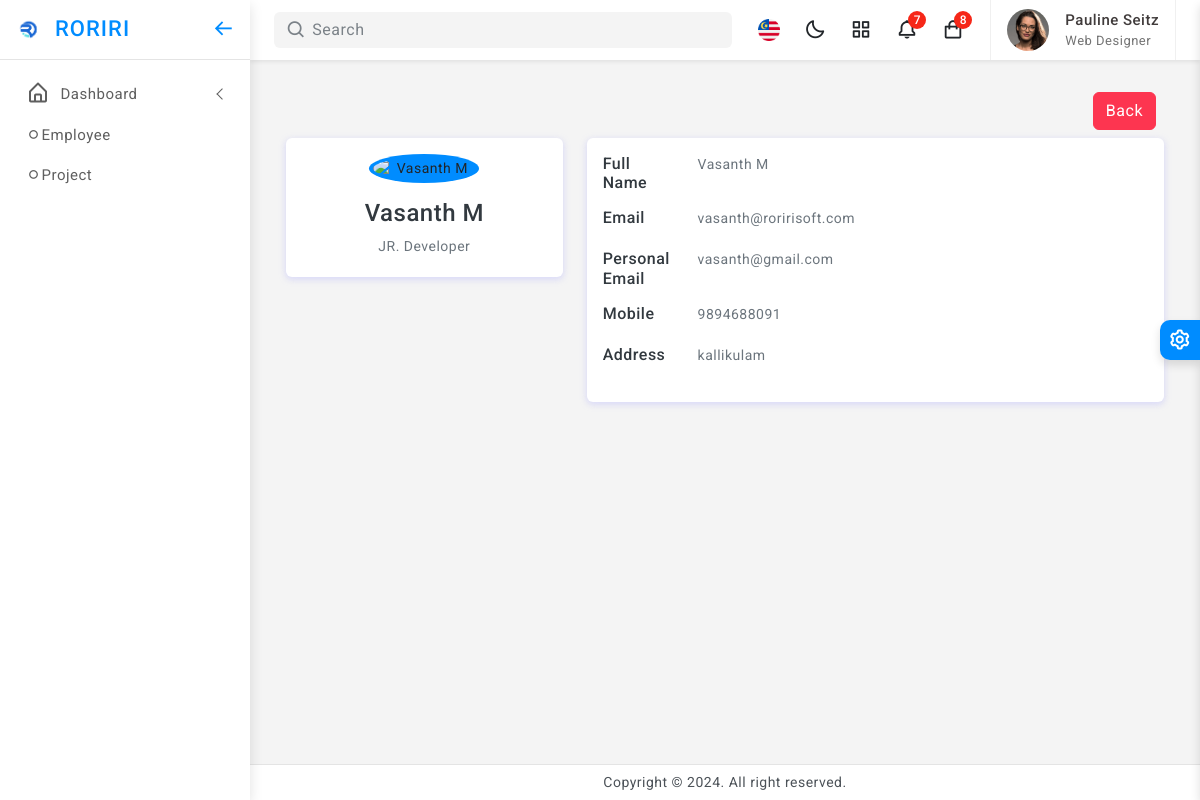
Page /employeeDetails.php?id=1 on the committed database.
### tables this page shows
CREATE TABLE `employee_tbl` (
  `emp_id` int(11) NOT NULL,
  `entity_id` int(11) NOT NULL,
  `emp_first_name` varchar(50) NOT NULL,
  `emp_last_name` varchar(50) NOT NULL,
  `emp_gender` enum('Male','Female') NOT NULL,
  `emp_user_id` int(11) NOT NULL,
  `emp_img` varchar(50) NOT NULL,
  `emp_aadhar` varchar(50) NOT NULL,
  `emp_pan` varchar(50) NOT NULL,
  `emp_bank` varchar(50) NOT NULL,
  `created_date` datetime NOT NULL DEFAULT current_timestamp(),
  `updated_date` timestamp NOT NULL DEFAULT current_timestamp() ON UPDATE current_timestamp(),
  `emp_status` enum('Active','Inactive') NOT NULL DEFAULT 'Active',
  `emp_married_status` enum('Married','Unmarried') NOT NULL DEFAULT 'Unmarried'
);

CREATE TABLE `role_tbl` (
  `role_id` int(11) NOT NULL,
  `role_name` varchar(100) NOT NULL,
  `role_status` enum('Active','Inactive') NOT NULL DEFAULT 'Active'
);

CREATE TABLE `emp_additional_tbl` (
  `add_tbl_id` int(11) NOT NULL,
  `emp_id` int(11) NOT NULL,
  `emp_personal_email` varchar(30) NOT NULL,
  `emp_company_email` varchar(40) NOT NULL,
  `emp_dob` date NOT NULL,
  `emp_pay_role` int(11) NOT NULL,
  `emp_joining_date` date NOT NULL,
  `emp_role` int(11) NOT NULL,
  `emp_mobile` varchar(10) NOT NULL,
  `emp_address` varchar(100) NOT NULL,
  `emp_created_date` datetime NOT NULL DEFAULT current_timestamp(),
  `emp_status` enum('Active','Inactive') NOT NULL DEFAULT 'Active'
);

### employeeDetails.php (the view, shortened to what this page needs)
<?php
    include("db/dbConnection.php");
    if(isset($_GET['id']) && $_GET['id'] != '') {
        $empId = $_GET['id'];
        $selQuery = "SELECT employee_tbl.*, emp_additional_tbl.*,role_tbl.* FROM employee_tbl
LEFT JOIN emp_additional_tbl ON emp_additional_tbl.emp_id = employee_tbl.emp_id
LEFT JOIN role_tbl ON role_tbl.role_id=emp_additional_tbl.emp_role
WHERE employee_tbl.emp_status='Active' AND employee_tbl.emp_id='$empId'";
        $result1 = $conn->query($selQuery);
        if($result1) {
            $row = mysqli_fetch_array($result1 , MYSQLI_ASSOC);
            $fname = $row['emp_first_name'];
            $lname=$row['emp_last_name'];
            $personal_email=$row['emp_personal_email'];
            $company_email=$row['emp_company_email'];
            $address=$row['emp_address'];
            $mobile=$row['emp_mobile'];
            $role=$row['role_name'];
			$emp_img = $row['emp_img'];
            $name=$fname." ".$lname;
			$image_path = "image/Employee/" . $emp_img;
        } else {
            echo "Error executing query: " . $conn->error;
        }
    } else {
        header("Location: employee.php");
        exit();
    }
?>
<!doctype html>
<html lang="en">
<?php include("head.php");?>
<body>
	<div class="wrapper">
			<?php include("left.php");?>
			<?php include("top.php");?>
		<div class="page-wrapper">
			<div class="page-content">
				<div class="container">
					<div class="main-body">
                    <div class="modal-footer p-2">
                        <button type="button" class="btn btn-danger" onclick="javascript:location.href='employee.php'">Back</button>
                    </div>
						<div class="row">
							<div class="col-lg-4">
								<div class="card">
									<div class="card-body">
										<div class="d-flex flex-column align-items-center text-center">
											<img src="<?php echo $image_path; ?>" alt="<?php echo $name; ?>" class="rounded-circle p-1 bg-primary" width="110">
											<div class="mt-3">
												<h4><?php echo $name; ?></h4>
												<p class="text-secondary mb-1"><?php echo $role;?></p>
											</div>
										</div>
									</div>
								</div>
							</div>
							<div class="col-lg-8">
								<div class="card">
									<div class="card-body">
										<div class="row mb-3">
											<div class="col-sm-2">
												<h6 class="mb-0">Full Name</h6>
											</div>
											<div class="col-sm-4 text-secondary">
											<p class="text-secondary mb-1"><?php echo $name;?></p>
											</div>
										</div>
										<div class="row mb-3">
											<div class="col-sm-2">
												<h6 class="mb-0">Email</h6>
											</div>
											<div class="col-sm-4 text-secondary">
											<p class="text-secondary mb-1"><?php echo $company_email;?></p>
											</div>
										</div>
										<div class="row mb-3">
											<div class="col-sm-2">
												<h6 class="mb-0">Personal Email</h6>
											</div>
											<div class="col-sm-4 text-secondary">
											<p class="text-secondary mb-1"><?php echo $personal_email;?></p>
											</div>
										</div>
										<div class="row mb-3">
											<div class="col-sm-2">
												<h6 class="mb-0">Mobile</h6>
											</div>
											<div class="col-sm-3 text-secondary">
											<p class="text-secondary mb-1"><?php echo $mobile;?></p>
											</div>
										</div>
										<div class="row mb-3">
											<div class="col-sm-2">
												<h6 class="mb-0">Address</h6>
											</div>
											<div class="col-sm-3 text-secondary">
											<p class="text-secondary mb-1"><?php echo $address;?></p>
											</div>
										</div>
									</div>
								</div>
							</div>
						</div>
					</div>
				</div>
			</div>
		</div>
		 <?php include("footer.php"); ?>
	</div>
	<?php include("theme.php");?>
</body>
</html>

### assets/css/app.css (style rules this page uses)
body { font-size: 14px; color: #4c5258; letter-spacing: .5px; background: #f4f4f4; overflow-x: hidden; font-family: Roboto, sans-serif }
.wrapper { width: 100%; position: relative }
.page-wrapper { height: 100%; margin-top: 60px; margin-bottom: 30px; margin-left: 250px }
.page-content { padding: 1.5rem 1.5rem 0.7rem 1.5rem }

### rows in the picture
employee_tbl: name "Vasanth M", role_tbl.role_name "JR. Developer", emp_additional_tbl.emp_company_email "vasanth@roririsoft.com", emp_additional_tbl.emp_personal_email "vasanth@gmail.com", emp_additional_tbl.emp_mobile "9894688091", emp_additional_tbl.emp_address "kallikulam"
